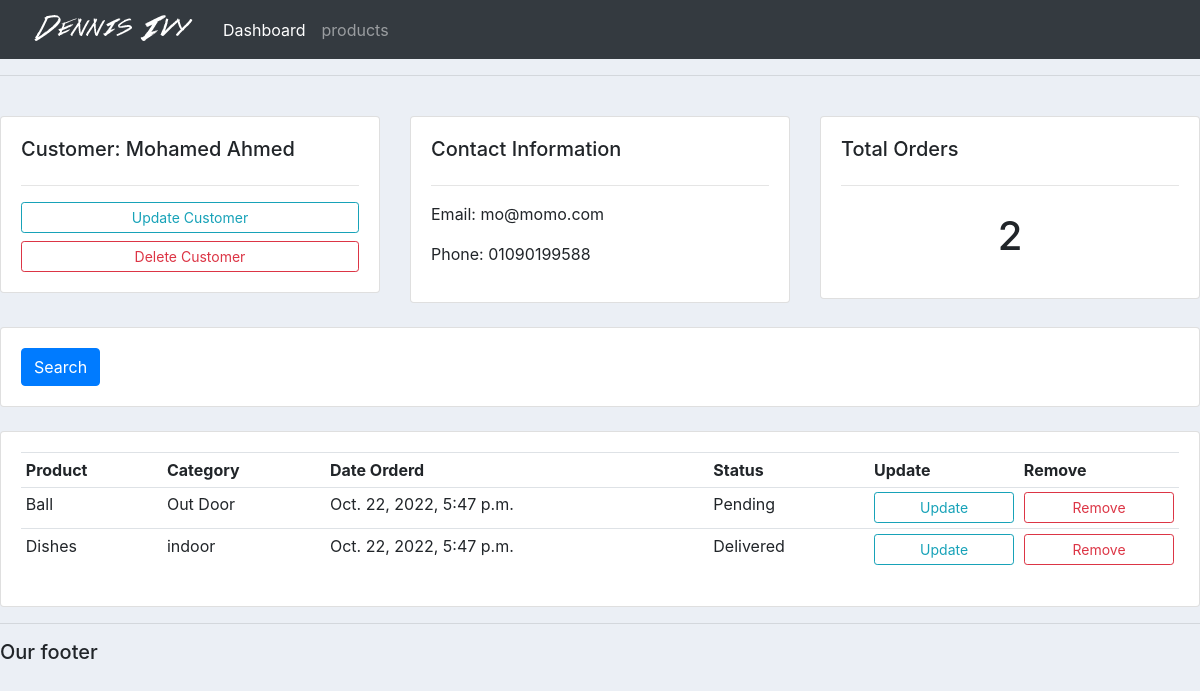
Screenshot of /customer/1 with the database file from the repository.
### accounts/models.py (models this page shows, shortened)
class Customer (models.Model):
    name = models.CharField(max_length=200, null=True)
    email = models.CharField(max_length=200, null=True)
    phone = models.CharField(max_length=200, null=True)
    date_created = models.DateTimeField(auto_now_add=True, null=True)

class Order(models.Model):
    customer = models.ForeignKey(Customer, null=True, on_delete=models.SET_NULL)
    product = models.ForeignKey(Product, null=True, on_delete=models.SET_NULL)
    STATUS=(( 'Pending', 'Pending'), ('Out for delivery', 'Out for delivery'), ('Delivered', 'Delivered'))
    date_created = models.DateTimeField(auto_now_add=True, null=True)
    stat = models.CharField(max_length=200, null=True, choices=STATUS)

class Product (models.Model):
    STATUS=(( 'indoor', 'indoor'),
            ('Out Door', 'Out Door')
        )
    name = models.CharField(max_length=200, null=True)
    price = models.FloatField(null=True)
    category = models.CharField(max_length=200, null=True , choices=STATUS)
    description = models.CharField(max_length=200, null=True , blank=True)
    date_created = models.DateTimeField(auto_now_add=True, null=True)
    tags=models.ManyToManyField(Tag)
    def __str__(self):
        return self.name

### accounts/views.py (the view)
# urls.py: path('customer/<str:pk_test>', views.customer, name='customer'),
def customer(request,pk_test):
    customer=Customer.objects.get(id=pk_test)
    orders=customer.order_set.all()
    context={'customer':customer,'orders':orders}
    return render(request,'accounts/customer.html',context)

### templates/accounts/customer.html (shortened to what this page needs)
{% extends 'accounts/main.html' %}
{% block content%}
<br>
<div class="row">
	<div class="col-md">
		<div class="card card-body">
			<h5>Customer: {{customer.name}}</h5>
			<hr>
			<a class="btn btn-outline-info  btn-sm btn-block" href="">Update Customer</a>
			<a class="btn btn-outline-danger  btn-sm btn-block" href="">Delete Customer</a>
		</div>
	</div>
	<div class="col-md">
		<div class="card card-body">
			<h5>Contact Information</h5>
			<hr>
			<p>Email: {{customer.email}}</p>
			<p>Phone: {{customer.phone}}</p>
		</div>
	</div>
	<div class="col-md">
		<div class="card card-body">
			<h5>Total Orders</h5>
			<hr>
			<h1 style="text-align: center;padding: 10px">{{orders.count}}</h1>
		</div>
	</div>
</div>
<br>
<div class="row">
	<div class="col">
		<div class="card card-body">
			<form method="get">
		    <button class="btn btn-primary" type="submit">Search</button>
		  </form>
		</div>
	</div>
</div>
<br>
<div class="row">
	<div class="col-md">
		<div class="card card-body">
			<table class="table table-sm">
				<tr>
					<th>Product</th>
					<th>Category</th>
					<th>Date Orderd</th>
					<th>Status</th>
					<th>Update</th>
					<th>Remove</th>
				</tr>
				{% for order in orders %}
				<tr>
					<td>{{order.product}}</td>
					<td>{{order.product.category}}</td>
					<td>{{order.date_created}}</td>
					<td>{{order.stat}}</td>
					<td><a class="btn btn-outline-info  btn-sm btn-block" href="">Update</a></td>
					<td><a class="btn btn-outline-danger  btn-sm btn-block" href="">Remove</a></td>
				{% endfor%}
			</table>
		</div>
	</div>
</div>
{% endblock%}

### static/css/main.css (style rules this page uses)
body { background-color: #ebeff5; }

### rows the page displays
Customer: name "Mohamed Ahmed", email "mo@momo.com", phone "01090199588", count "2"
Order: product "Ball", product.category "Out Door", date_created "Oct. 22, 2022, 5:47 p.m.", stat "Pending"
Order: product "Dishes", product.category "indoor", date_created "Oct. 22, 2022, 5:47 p.m.", stat "Delivered"
